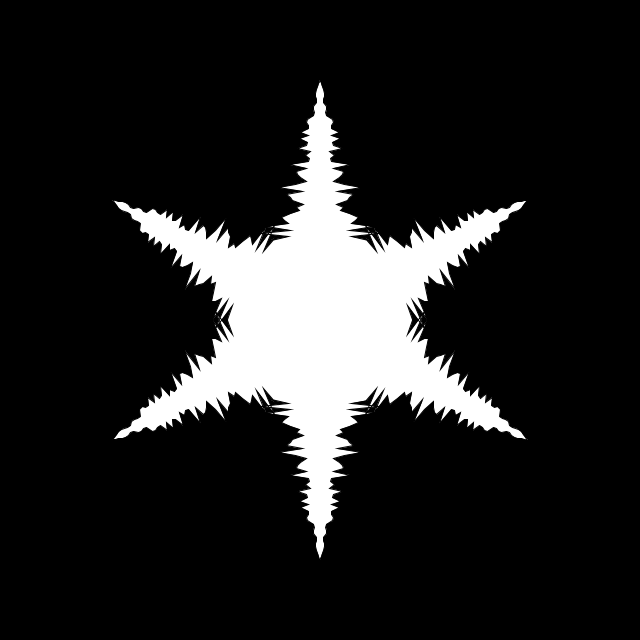
Frame 1 (no input)
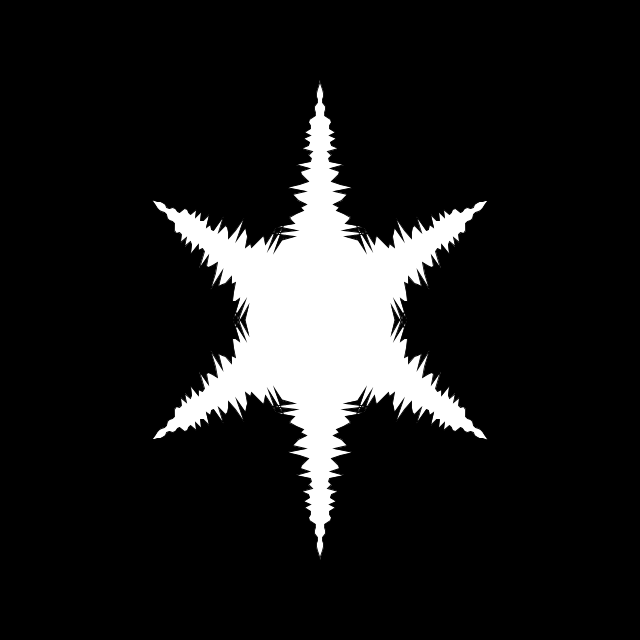
Frame 60 (the mouse pressed at the canvas centre just before this capture)
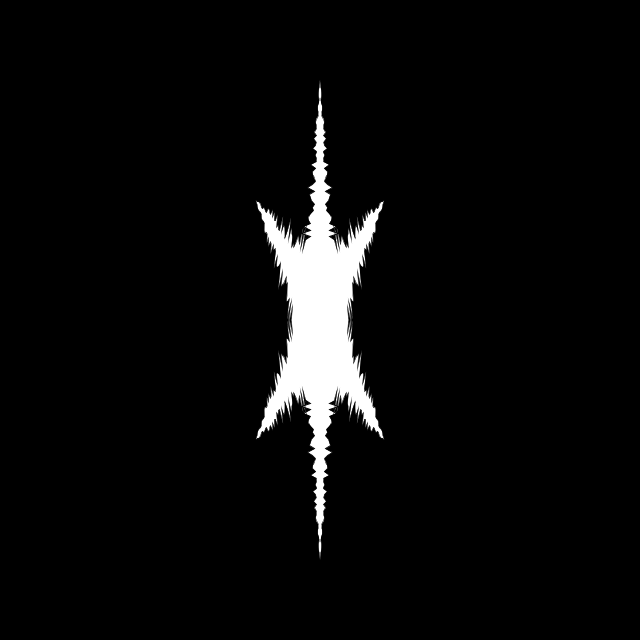
Frame 120 (the mouse held since frame 60 and released just before this capture)

The Processing sketch that drew these frames (run headless with seeded random() and noise(); from frame 60 on, the mouse is pressed at the canvas centre):

// Processing sketch: SnowflakeGenerator
// ── SnowflakeGenerator.pde
PVector[] points;

void setup() {
  size(640, 640);

  points = new PVector[50];
  for (int i = 0; i < points.length; i++) {
    points[i] = new PVector(random((width < height ? width : height)/30*(1-i/float(points.length-1)), (width < height ? width : height)/10*(1-i/float(points.length-1))), -height/4*i/float(points.length-1));
  }
}

void draw() {
  background(0);
  translate(width/2, height/2);
  scale(cos(frameCount/600.0*TWO_PI), 1);

  beginShape();
  for (int j = 0; j < 6; j++) {
    pushMatrix();
    for (int i = 0; i < points.length; i++) {
      PVector point = new PVector(-points[i].x, points[i].y-height/8).rotate(TWO_PI*j/6.0);
      vertex(point.x, point.y);
    }

    for (int i = points.length-1; i >= 0; i--) {
      PVector point = new PVector(points[i].x, points[i].y-height/8).rotate(TWO_PI*j/6.0);
      vertex(point.x, point.y);
    }
    popMatrix();
  }
  endShape(CLOSE);
}
